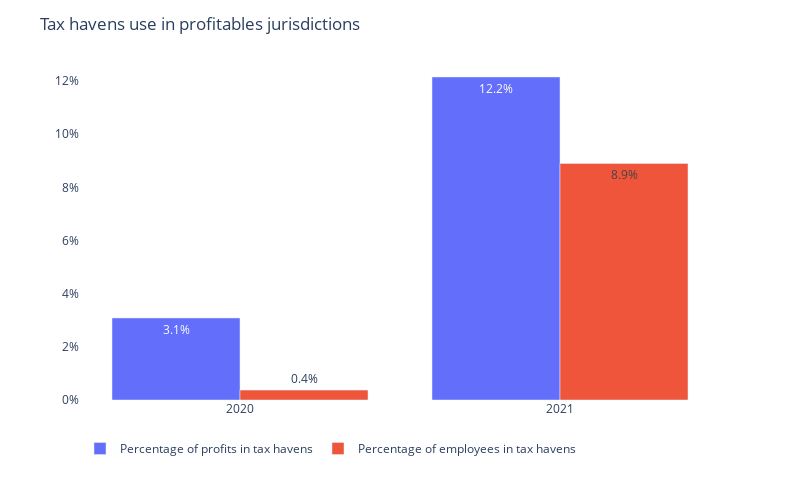

Notebook code cell kept with this figure:
### Code cell
print(company)
display_tax_havens_use_evolution(df=df, company=company)

### Figure 1 — Plotly figure (JSON) as saved in the notebook; plotly's stock layout.template omitted (floating-point values rounded to 4 significant figures)
{"data": [{"alignmentgroup": "True", "hovertemplate": "variable=Percentage of profits in tax havens<br>year=%{x}<br>value=%{y}<extra></extra>", "legendgroup": "Percentage of profits in tax havens", "marker": {"color": "#636efa", "pattern": {"shape": ""}}, "name": "Percentage of profits in tax havens", "offsetgroup": "Percentage of profits in tax havens", "orientation": "v", "showlegend": true, "textposition": "auto", "texttemplate": "%{y:.1%}", "type": "bar", "x": [2020, 2021], "xaxis": "x", "y": [0.03087, 0.1215], "yaxis": "y"}, {"alignmentgroup": "True", "hovertemplate": "variable=Percentage of employees in tax havens<br>year=%{x}<br>value=%{y}<extra></extra>", "legendgroup": "Percentage of employees in tax havens", "marker": {"color": "#EF553B", "pattern": {"shape": ""}}, "name": "Percentage of employees in tax havens", "offsetgroup": "Percentage of employees in tax havens", "orientation": "v", "showlegend": true, "textposition": "auto", "texttemplate": "%{y:.1%}", "type": "bar", "x": [2020, 2021], "xaxis": "x", "y": [0.003719, 0.089], "yaxis": "y"}], "layout": {"barmode": "group", "height": 480, "legend": {"orientation": "h", "title": {"text": ""}, "tracegroupgap": 0}, "margin": {"t": 60}, "plot_bgcolor": "white", "title": {"text": "Tax havens use in profitables jurisdictions"}, "width": 800, "xaxis": {"anchor": "y", "domain": [0, 1], "title": {}}, "yaxis": {"anchor": "x", "domain": [0, 1], "tickformat": ".0%", "title": {}}}}
